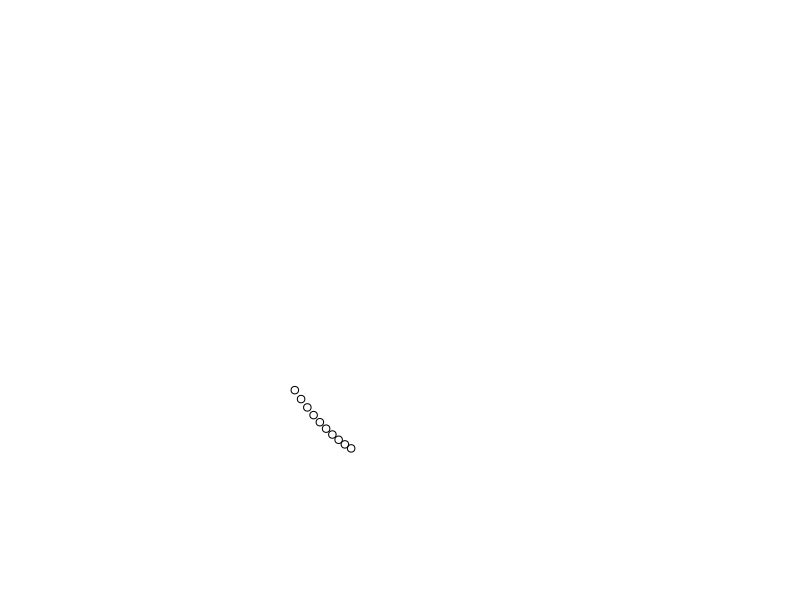
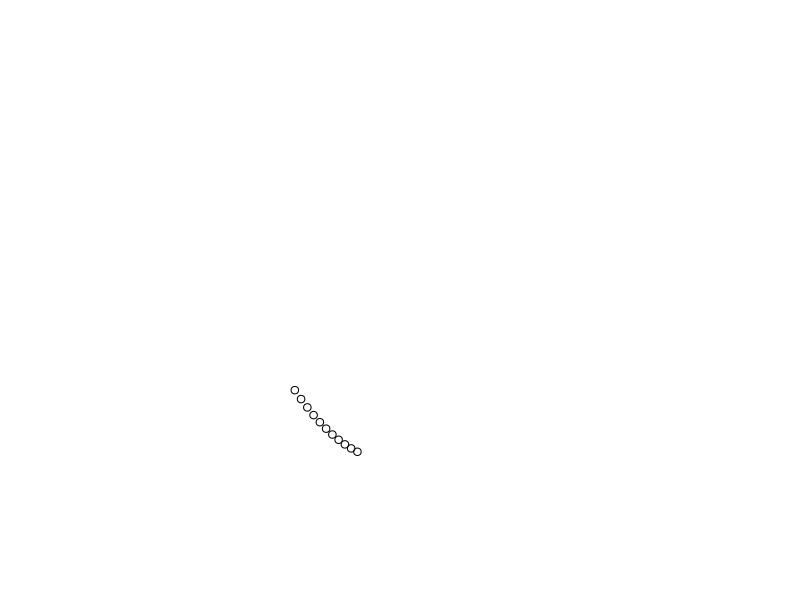
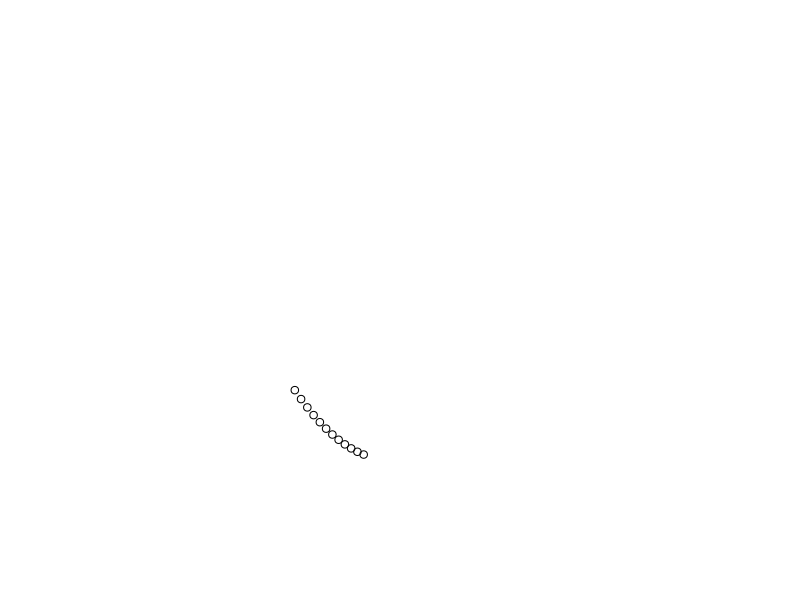
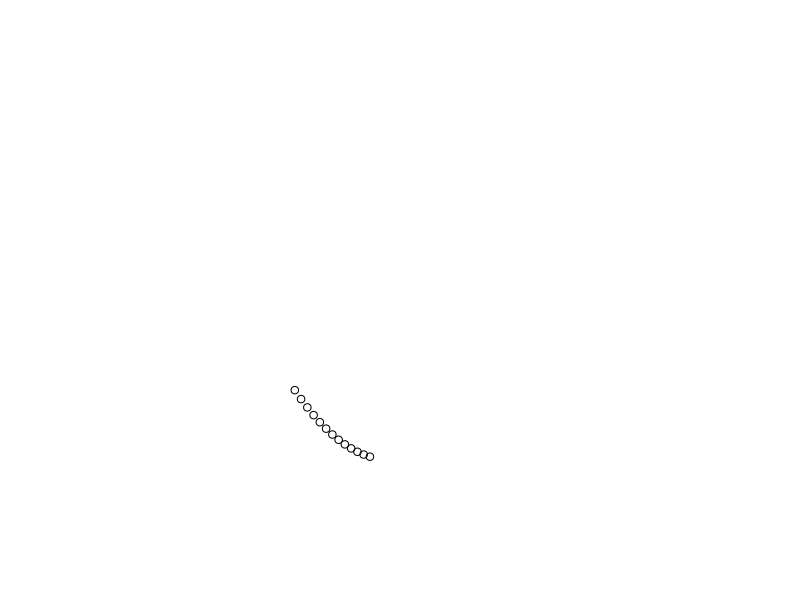
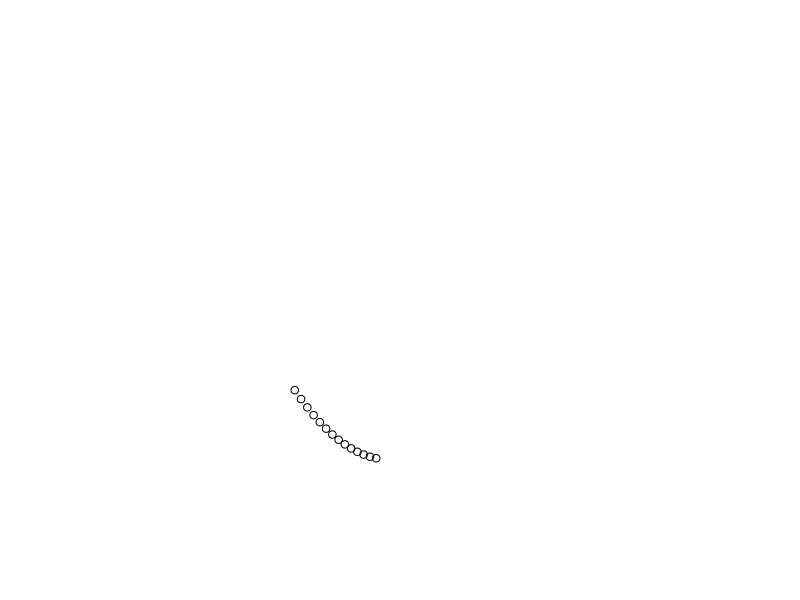
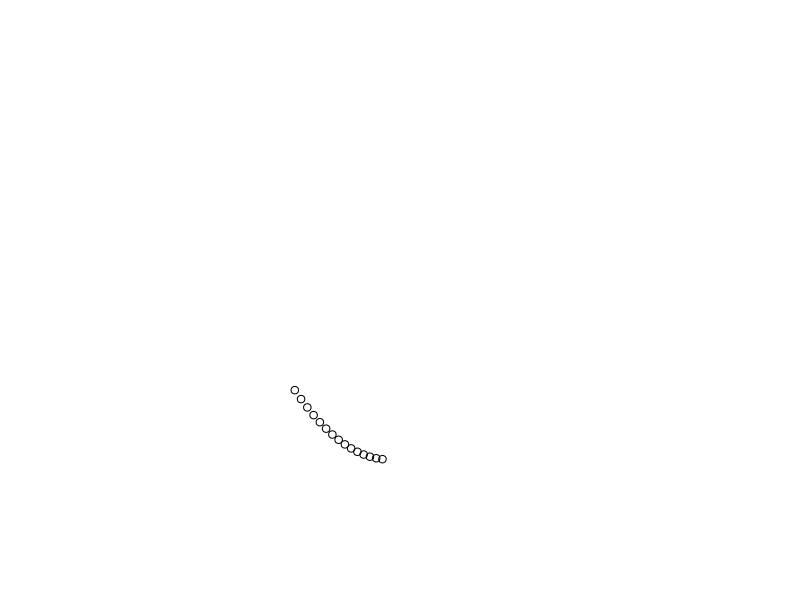
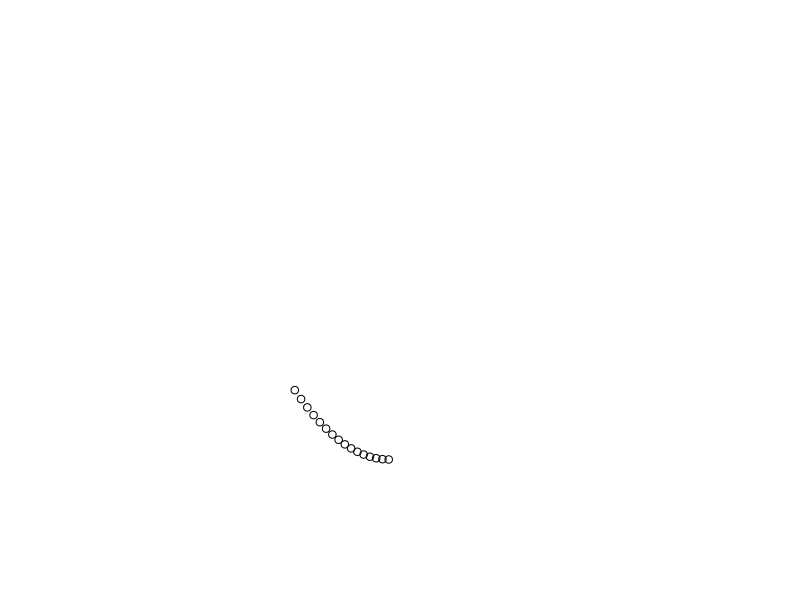

These figures' R source, in order: (Note: this script raises an error after producing the figures.)
# Library -----------------------------------------------------------------
library(gtools)    # To switch from alphabetical to natural sort.
library(magick)    # To make a gif.

# Create Mouth ------------------------------------------------------------

# Empty df
mouth <- data.frame()
dots <- -20:10

# Create a parabola, `y`, and imperatively draw each point.
for (i in 1:length(dots)){
  x <- dots[i]
  y <- .1*x^2 + x + 10
  coords <- cbind(x, y)
  mouth <- rbind(mouth, coords)

  # Save file.
  filename <- paste0("output/", "1_", i, ".png")
  png(file = filename, width = 850, height = 450)
  plot(mouth$x, mouth$y, 
       xlab = "", ylab = "",
       xlim = c(-50,50), ylim = c(0,125),
       axes = FALSE, frame.plot = FALSE)
  dev.off()
}

# Prep for Eyes -----------------------------------------------------------

# Set radius (how big the eyes are)
radius <- 3

# Set theta (amount of dots and angle)
theta <- seq(from = 0, to = 5.5,  by = .5)

# Set coordinates for circles (left and right eyes)
ycoords <- sin(theta) * (radius * 2.5) + 50
Lxcoords <- cos(theta) * (radius) + -10
Rxcoords <- cos(theta) * (radius) + 1

# Create Eyes -------------------------------------------------------------

# Draw the left eye
lefteye <- data.frame()
for (i in 1:12) {
  coords <- cbind(Lxcoords[i], ycoords[i])
  lefteye <- rbind(lefteye, coords)
  
  # Save file.
  filename <- paste0("output/", "2_", i, ".png")
  png(file = filename, width = 850, height = 450)
  plot(mouth$x, mouth$y, 
       xlab = "", ylab = "",
       xlim = c(-50,50), ylim = c(0,125),
       axes = FALSE, frame.plot = FALSE)
  points(lefteye$V1, lefteye$V2, xlim = c(-50,50), ylim = c(0,125))
  dev.off()
}

# Draw the right eye
righteye <- data.frame()
for (i in 1:12) {
  coords <- cbind(Rxcoords[i], ycoords[i])
  righteye <- rbind(righteye, coords)
  
  # Save file.
  filename <- paste0("output/", "3_", i, ".png")
  png(file = filename, width = 850, height = 450)
  plot(mouth$x, mouth$y, 
       xlab = "", ylab = "",
       xlim = c(-50,50), ylim = c(0,125),
       axes = FALSE, frame.plot = FALSE)
  points(lefteye$V1, lefteye$V2, xlim = c(-50,50), ylim = c(0,125))
  points(righteye$V1, righteye$V2, xlim = c(-50,50), ylim = c(0,125))
  dev.off()
}


# Make Gif ----------------------------------------------------------------

# From http://www.nagraj.net/notes/gifs-in-r/

# List & sort files.
imgs <- list.files("output", full.names = TRUE)
imgs <- mixedsort(imgs)
img_list <- lapply(imgs, image_read)

# Join the images together.
img_joined <- image_join(img_list)

# Animate.
img_animated <- image_animate(img_joined, fps = 20)
img_animated

# Save.
image_write(image = img_animated, path = "gifs/smiley3.gif")
